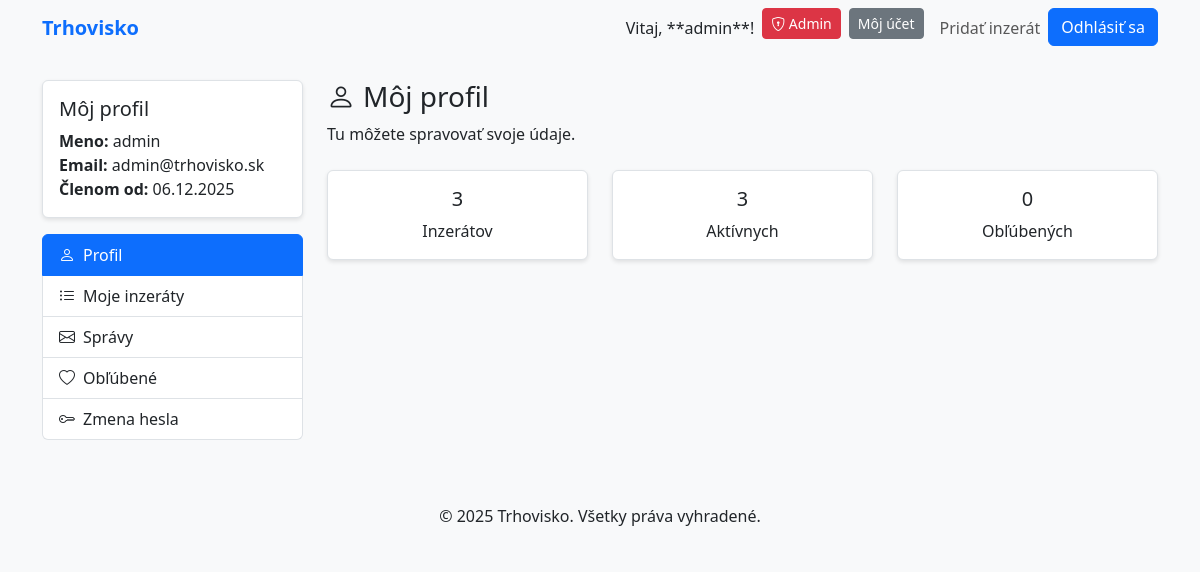
The page /dashboard (signed in) on the database its author committed.
### models.py (models this page shows, shortened)
class User(db.Model, UserMixin):
    id = db.Column(db.Integer, primary_key=True)
    username = db.Column(db.String(20), unique=True, nullable=False)
    email = db.Column(db.String(120), unique=True, nullable=False)
    password_hash = db.Column(db.String(128), nullable=False)
    role = db.Column(db.String(20), default='user')
    created_at = db.Column(db.DateTime, default=datetime.utcnow)
    listings = db.relationship('Listing', backref='author', lazy=True, cascade='all, delete-orphan')
    sent_messages = db.relationship('Message', foreign_keys=[Message.sender_id], backref='sender', lazy=True, cascade='all, delete-orphan')
    received_messages = db.relationship('Message', foreign_keys=[Message.receiver_id], backref='receiver', lazy=True, cascade='all, delete-orphan')
    favorites = db.relationship('Favorite', backref='user', lazy=True, cascade='all, delete-orphan')
    def is_admin(self):
        return self.role == 'admin'

### routes.py (the view)
    @app.route('/dashboard')
    @login_required
    def dashboard():
        return render_template('dashboard.html')

### app.py (called while the page is built)
    @app.context_processor
    def inject_user():
        from flask_login import current_user
        return dict(current_user=current_user)

    @login_manager.user_loader
    def load_user(user_id):
        from models import User
        return db.session.get(User, int(user_id))

### templates/dashboard.html (shortened to what this page needs)
{% extends "base.html" %}
{% block content %}
<div class="row">
    <div class="col-md-3">
        <div class="card">
            <div class="card-body">
                <h5 class="card-title">Môj profil</h5>
                <p class="card-text">
                    <strong>Meno:</strong> {{ current_user.username }}<br>
                    <strong>Email:</strong> {{ current_user.email }}<br>
                    <strong>Členom od:</strong> {{ current_user.created_at.strftime('%d.%m.%Y') }}
                </p>
            </div>
        </div>
        <div class="list-group mt-3">
            <a href="#profile" class="list-group-item list-group-item-action active" data-bs-toggle="tab">
                <i class="bi bi-person me-2"></i>Profil
            </a>
            <a href="#listings" class="list-group-item list-group-item-action" data-bs-toggle="tab">
                <i class="bi bi-list-ul me-2"></i>Moje inzeráty
            </a>
            <a href="#messages" class="list-group-item list-group-item-action" data-bs-toggle="tab">
            <i class="bi bi-envelope me-2"></i>Správy
            </a>
            <a href="#favorites" class="list-group-item list-group-item-action" data-bs-toggle="tab">
                <i class="bi bi-heart me-2"></i>Obľúbené
            </a>
            <a href="#change-password" class="list-group-item list-group-item-action" data-bs-toggle="tab">
                <i class="bi bi-key me-2"></i>Zmena hesla
            </a>
        </div>
    </div>
    <div class="col-md-9">
        <div class="tab-content">
            <div class="tab-pane fade show active" id="profile">
                <h3><i class="bi bi-person me-2"></i>Môj profil</h3>
                <p>Tu môžete spravovať svoje údaje.</p>
                <div class="row mt-4">
                    <div class="col-md-4 mb-3">
                        <div class="card text-center">
                            <div class="card-body">
                                <h5 class="card-title">{{ current_user.listings|length }}</h5>
                                <p class="card-text">Inzerátov</p>
                            </div>
                        </div>
                    </div>
                    <div class="col-md-4 mb-3">
                        <div class="card text-center">
                            <div class="card-body">
                                <h5 class="card-title">{{ current_user.listings|selectattr('status', 'equalto', 'active')|list|length }}</h5>
                                <p class="card-text">Aktívnych</p>
                            </div>
                        </div>
                    </div>
                    <div class="col-md-4 mb-3">
                        <div class="card text-center">
                            <div class="card-body">
                                <h5 class="card-title">{{ current_user.favorites|length }}</h5>
                                <p class="card-text">Obľúbených</p>
                            </div>
                        </div>
                    </div>
                </div>
            </div>
        </div>
    </div>
</div>
{% endblock %}

### templates/base.html (shortened to what this page needs)
<!doctype html>
<html lang="sk">
<head>
    <link href="https://cdn.jsdelivr.net/npm/bootstrap@5.3.3/dist/css/bootstrap.min.css" rel="stylesheet">
    <link rel="stylesheet" href="https://cdn.jsdelivr.net/npm/bootstrap-icons@1.11.3/font/bootstrap-icons.min.css">
    <link rel="stylesheet" href="{{ url_for('static', filename='css/main.css') }}">
</head>
<body>
    <header>
        <nav class="navbar navbar-expand-lg navbar-light bg-light">
            <div class="container">
                <a class="navbar-brand" href="{{ url_for('home') }}">Trhovisko</a>
                <div class="collapse navbar-collapse" id="navbarNav">
                    <ul class="navbar-nav ms-auto">
                        {% if current_user.is_authenticated %}
                            <li class="nav-item">
                                <span class="nav-link text-dark">Vitaj, **{{ current_user.username }}**!</span>
                            </li>
                            {% if current_user.is_admin() %}
                            <li class="nav-item">
                                <a class="btn btn-sm btn-danger me-2" href="{{ url_for('admin_panel') }}">
                                    <i class="bi bi-shield-lock"></i> Admin
                                </a>
                            </li>
                            {% endif %}
                            <li class="nav-item">
                                <a class="btn btn-sm btn-secondary me-2" href="{{ url_for('dashboard') }}">Môj účet</a>
                            </li>
                            <li class="nav-item">
                                <a class="nav-link" href="{{ url_for('new_listing') }}">Pridať inzerát</a>
                            </li>
                            <li class="nav-item">
                                <a class="btn btn-primary" href="{{ url_for('logout') }}">Odhlásiť sa</a>
                            </li>
                        {% endif %}
                    </ul>
                </div>
            </div>
        </nav>
    </header>
    <main class="container my-4">
        {% block content %}{% endblock %}
    </main>
    <footer class="bg-light py-3 mt-5">
        <div class="container text-center">
            <p class="mb-0">&copy; 2025 Trhovisko. Všetky práva vyhradené.</p>
        </div>
    </footer>
</body>
</html>

### static/css/main.css (style rules this page uses)
body { font-family: 'Segoe UI', Tahoma, Geneva, Verdana, sans-serif; background-color: #f8f9fa; }
.navbar-brand { font-weight: 700; color: #0d6efd !important; }
.card { transition: transform 0.2s; border: none; box-shadow: 0 2px 4px rgba(0,0,0,0.1); }
.btn-primary { background-color: #0d6efd; border-color: #0d6efd; }

### templates/dashboard.html (style rules this page uses)
.card { transition: transform 0.2s, box-shadow 0.2s; border: 1px solid #dee2e6; }
.list-group-item.active { background-color: #0d6efd; border-color: #0d6efd; }

### rows shown on the page
User: username "admin", email "admin@trhovisko.sk", created_at "06.12.2025"

### other values the page prints
{{ current_user.listings|length }} "3"
{{ current_user.favorites|length }} "0"
